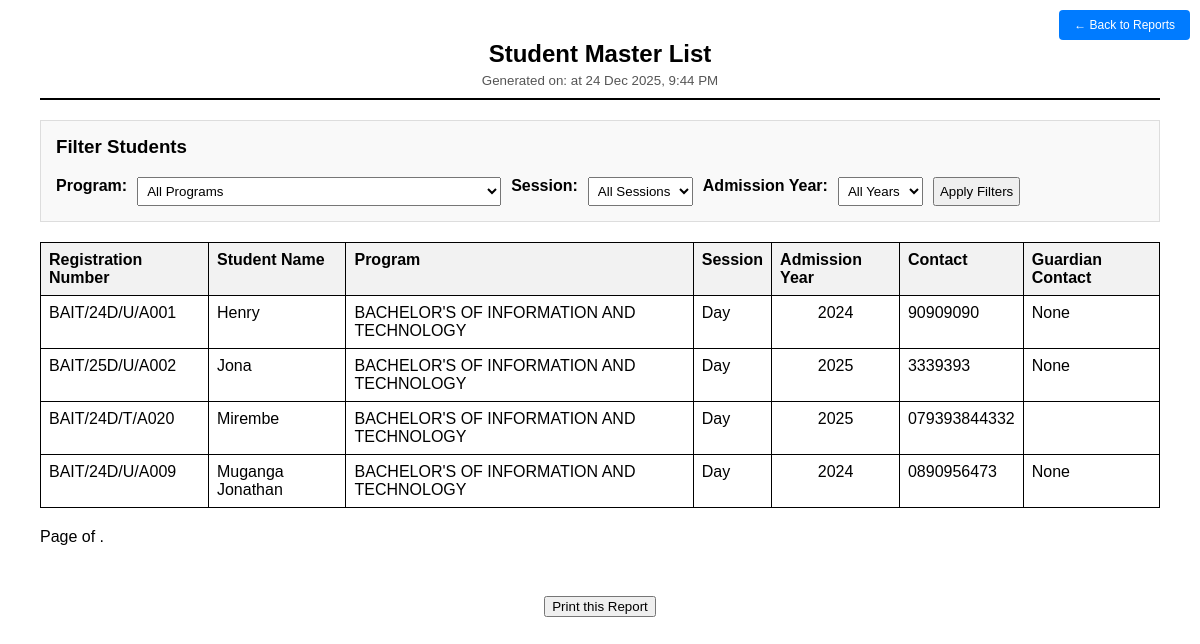
/passbook/reports/students/ (signed in), run on the app's committed database.
### pass_book/models.py (models this page shows, shortened)
class Student(models.Model):
    SESSION_CHOICES = [
        ('D', 'Day'),
        ('E', 'Evening'),
        ('W', 'Weekend'),
    ]
    id = models.UUIDField(primary_key=True, default=uuid.uuid4, editable=False)
    student_photo = models.ImageField(
        upload_to='student_photos/',
        blank=True,
        null=True,
        help_text="Upload a clear face photo of the student"
    )
    parent_guardian_photo = models.ImageField(
        upload_to='parent_photos/',
        blank=True,
        null=True,
        help_text="Upload a clear face photo of the parent or guardian"
    )
    name = models.CharField(max_length=200)
    program = models.ForeignKey(
        'Program',
        on_delete=models.PROTECT,
        related_name='students'
    )
    nationality = models.CharField(max_length=100)
    student_contact = models.CharField(max_length=20)
    parent_guardian_name = models.CharField(max_length=200, blank=True, null=True)
    parent_guardian_contact = models.CharField(max_length=20, blank=True, null=True)
    parent_guardian_signature = models.ImageField(upload_to='parent_signatures/', blank=True, null=True)
    signature = models.ImageField(upload_to='signatures/', blank=True, null=True)
    serial_number = models.CharField(max_length=50, blank=True, null=True)
    admission_year = models.PositiveIntegerField(help_text="Year of admission (e.g., 2024)")
    session = models.CharField(max_length=1, choices=SESSION_CHOICES, help_text="Study session")
    expected_graduation_year = models.IntegerField(blank=True, null=True)
    manual_received = models.BooleanField(default=False)
    manual_received_date = models.DateField(blank=True, null=True)
    registration_number = models.CharField(
        max_length=50,
        unique=True,
        help_text="Manual registration number (e.g., 909/24D/U/A001)"
    )
    program_code = models.CharField(max_length=10, blank=True, help_text="Copied from Program.code")
    student_number = models.CharField(max_length=10, blank=True, help_text="Sequential code like AA01")
    static_access_number = models.CharField(
        max_length=15,
        unique=True,
        blank=True,
        help_text="Format: COURSE-XXXX (e.g., BAGC-AA01)"
    )
    created_at = models.DateTimeField(auto_now_add=True)
    updated_at = models.DateTimeField(auto_now=True)
    user = models.OneToOneField(
        settings.AUTH_USER_MODEL,
        on_delete=models.CASCADE,
        related_name='student_profile',
        null=True,
        blank=True,
        help_text="Linked user account for this student"
    )
    class Meta:
        ordering = ['student_number']

class Program(models.Model):
    code = models.CharField(
        max_length=10,
        unique=True,
        help_text="Program code (e.g., BSCS)"
    )
    name = models.CharField(max_length=200)
    description = models.TextField(blank=True, null=True)
    duration = models.IntegerField(help_text="Duration in years")
    faculty = models.CharField(max_length=100)
    is_active = models.BooleanField(default=True)

### pass_book/views.py (the view)
# urls.py: path('reports/students/', views.StudentReportView.as_view(), name='student_report'),
class StudentReportView(LoginRequiredMixin, ListView):
    model = Student
    template_name = 'student_registration/reports/student_report.html'
    context_object_name = 'students'
    paginate_by = 30  # Optimized for printing
    def get_queryset(self):
        queryset = Student.objects.select_related('program').order_by('name')
        program_id = self.request.GET.get('program')
        session = self.request.GET.get('session')
        admission_year = self.request.GET.get('admission_year')
        if program_id:
            queryset = queryset.filter(program_id=program_id)
        if session:
            queryset = queryset.filter(session=session)
        if admission_year:
            queryset = queryset.filter(admission_year=admission_year)
        return queryset
    def get_context_data(self, **kwargs):
        context = super().get_context_data(**kwargs)
        context['now'] = timezone.now()
        context['programs'] = Program.objects.filter(is_active=True)
        context['sessions'] = Student.SESSION_CHOICES
        context['years'] = Student.objects.values_list('admission_year', flat=True).distinct().order_by('-admission_year')
        context['report_title'] = "Student Master List"
        context['utc_now'] = timezone.now()  # This is timezone-aware
        return context

### templates/student_registration/reports/student_report.html (shortened to what this page needs)
{% extends "student_registration/reports/base.html" %}
{% load static %}
{% block report_content %}
<div class="filters no-print">
    <h3>Filter Students</h3>
    <form method="get">
        <label for="program">Program:</label>
        <select name="program" id="program">
            <option value="">All Programs</option>
        </select>
        <label for="session">Session:</label>
        <select name="session" id="session">
            <option value="">All Sessions</option>
        </select>
        <label for="admission_year">Admission Year:</label>
        <select name="admission_year" id="admission_year">
            <option value="">All Years</option>
        </select>
        <input type="submit" value="Apply Filters">
    </form>
</div>
<table>
    <thead>
        <tr>
            <th>Registration Number</th>
            <th>Student Name</th>
            <th>Program</th>
            <th>Session</th>
            <th>Admission Year</th>
            <th>Contact</th>
            <th>Guardian Contact</th>
        </tr>
    </thead>
    <tbody>
        {% for student in students %}
        <tr>
            <td>{{ student.registration_number }}</td>
            <td>{{ student.name }}</td>
            <td>{{ student.program.name }}</td>
            <td>{{ student.get_session_display }}</td>
            <td class="text-center">{{ student.admission_year }}</td>
            <td>{{ student.student_contact }}</td>
            <td>{{ student.parent_guardian_contact }}</td>
        </tr>
        {% empty %}
        <tr>
            <td colspan="7">No students found.</td>
        </tr>
        {% endfor %}
    </tbody>
</table>
<div class="pagination no-print">
    <span class="step-links">
        <span class="current">
            Page {{ students.number }} of {{ students.paginator.num_pages }}.
        </span>
    </span>
</div>
{% endblock %}

### templates/student_registration/reports/base.html (style rules this page uses)
body { font-family: Arial, sans-serif; margin: 40px; }
table { width: 100%; border-collapse: collapse; margin-bottom: 20px; }
th, td { border: 1px solid #000; padding: 8px; text-align: left; vertical-align: top; }
th { background-color: #f2f2f2; font-weight: bold; }
.filters { background-color: #f9f9f9; padding: 15px; margin-bottom: 20px; border: 1px solid #ddd; }
.filters h3 { margin-top: 0; }
.filters form { display: flex; flex-wrap: wrap; gap: 10px; }
.filters label { font-weight: bold; }
.filters select, .filters input[type="submit"] { padding: 5px; }
.text-center { text-align: center; }

### data on the page
Student: registration_number "BAIT/24D/U/A001", name "Henry", program.name "BACHELOR'S OF INFORMATION AND TECHNOLOGY", session "Day", admission_year "2024", student_contact "90909090", parent_guardian_contact "None"
Student: registration_number "BAIT/25D/U/A002", name "Jona", program.name "BACHELOR'S OF INFORMATION AND TECHNOLOGY", session "Day", admission_year "2025", student_contact "3339393", parent_guardian_contact "None"
Student: registration_number "BAIT/24D/T/A020", name "Mirembe", program.name "BACHELOR'S OF INFORMATION AND TECHNOLOGY", session "Day", admission_year "2025", student_contact "079393844332"
Student: registration_number "BAIT/24D/U/A009", name "Muganga Jonathan", program.name "BACHELOR'S OF INFORMATION AND TECHNOLOGY", session "Day", admission_year "2024", student_contact "0890956473", parent_guardian_contact "None"

### other printed values
{{ report_title }} "Student Master List"
{{ utc_now|date:"j M Y, g:i A" }} "24 Dec 2025, 9:44 PM"
